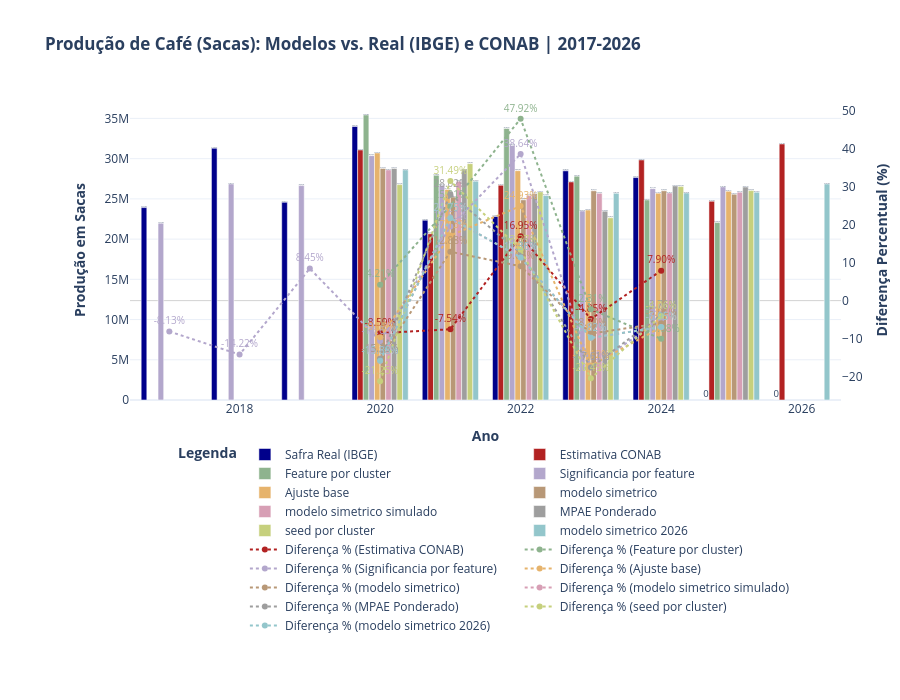

The notebook cell this image was saved under:
### Markdown cell above
## Grafico

### Code cell
if __name__ == "__main__":
    data_conab = {
        '2020': [31074.55, 34337.30442, 9.502069176], '2021': [20661.3, 21858.9, 5.478775236],
        '2022': [26687.4, 21570.1, 23.72404393], '2023': [27101.9, 28650.4, 5.404811102],
        '2024': [29836.4, 27708.3, 7.680370142], '2025': [24703.9, 24703.9, 0.0],
        '2026': [31821.8, 31821.8, 0.0]
    }
    df_conab_raw = pd.DataFrame(data_conab, index=['ESTIMADO', 'REAL', 'Erro'])

    try:
        base_dados_raw = pd.read_csv("Area_colhida_V2.csv")
        base_dados_raw.rename(columns={'Area': 'Área colhida (Hectares)'}, inplace=True)
        base_dados_raw = base_dados_raw[["Municipio", "Ano", "Área colhida (Hectares)"]]
    except FileNotFoundError:
        logging.error("ERRO: Arquivo 'Area_colhida_V2.csv' não encontrado. Abortando.")
        base_dados_raw = pd.DataFrame()

    # Modifique esta lista para alterar os arquivos, nomes e a ordem no gráfico
    lista_arquivos_input = [
      ("26_11_2025_features_por_cluster.csv", "Feature por cluster"),
      ("16_12_2025_significancia_features.csv", "Significancia por feature"),
      ("27_01_2026_ajuste_base.csv", "Ajuste base"),
      ("27_01_2026_modelo_simetrico.csv", "modelo simetrico"),
      ("27_01_2026_modelo_simetrico_teste_simulado.csv", "modelo simetrico simulado"),
      ("27_01_2026_WMPAE_ponderado.csv", "MPAE Ponderado"),
      ("27_01_2026_seed_por_modelo.csv", "seed por cluster"),
      ("10_02_2026_modelo_simetrico.csv", "modelo simetrico 2026"),
    ]

    # Nomes dos arquivos intermediários
    formatted_date = current_date.strftime("%d_%m_%Y")
    PATH_CSV_FORMATADO = "dados_grafico_formatado.csv"
    PATH_JSON_CONFIG = "config_grafico.json"
    PATH_HTML_OUTPUT = f"grafico_sacas_cafe_{formatted_date}.html"

    # --- Bloco 2: Execução ---

    if not base_dados_raw.empty and lista_arquivos_input:
        # 1. Processa os dados e salva em arquivos CSV e JSON
        processar_dados_para_csv(
            lista_arquivos_modelos=lista_arquivos_input,
            df_conab_raw=df_conab_raw,
            base_dados=base_dados_raw,
            output_csv_path=PATH_CSV_FORMATADO,
            output_json_path=PATH_JSON_CONFIG
        )

        # 2. Gera o gráfico lendo os arquivos criados
        gerar_grafico_de_csv(
            input_csv_path=PATH_CSV_FORMATADO,
            input_json_path=PATH_JSON_CONFIG,
            nome_arquivo_html=PATH_HTML_OUTPUT
        )
    else:
        logging.error("Não foi possível executar o script devido à falta do 'Area_colhida_V2.csv' ou lista de arquivos vazia.")
